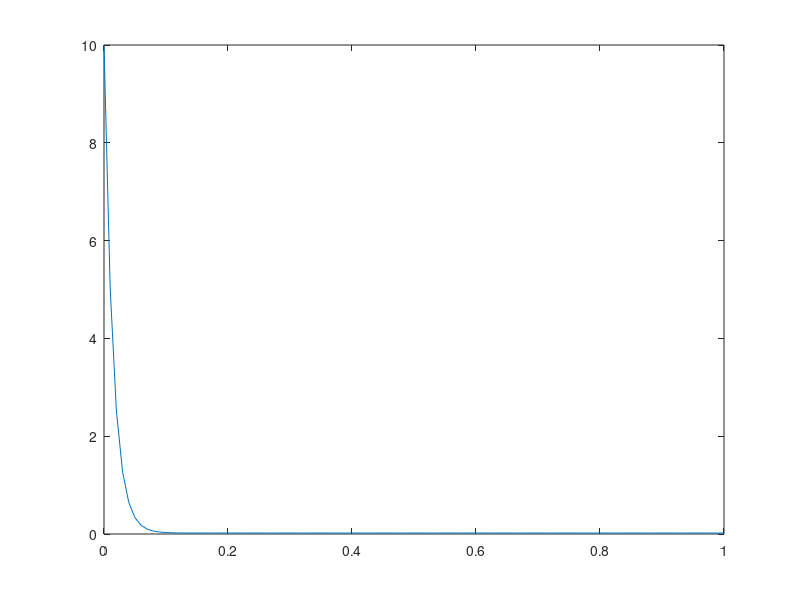

MATLAB code for this plot:
k = 1
h(1) = 10
delta = 0.01
for t = [0:delta:1]
	h(k+1) = 0.5* h(k) + delta;
	k += 1;
end
t = [0:delta:1];
plot(t, h(1:end-1))
print -depsc tt.eps
hold on
